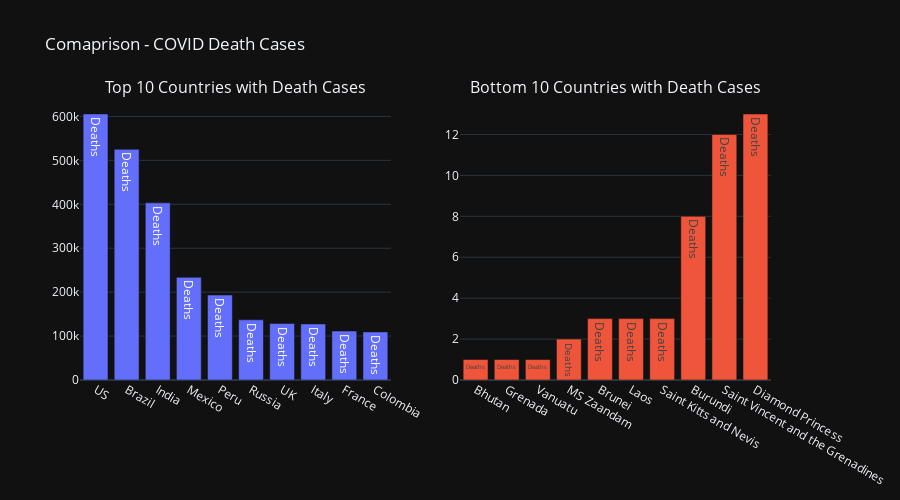

The notebook cell saved with this chart:
### Markdown cell above
<a id="subsection-4.13"></a>

* * # Comaprison - COVID Death Cases

### Code cell
fig = make_subplots(
    rows=1, cols=2,
    specs=[[{"type": "bar"}, {"type": "bar"}]],
    subplot_titles=("Top 10 Countries with Death Cases","Bottom 10 Countries with Death Cases")
)

fig.add_trace(go.Bar(name='Deaths',text='Deaths', x=Top10_Countries_death['Country_Region'], y=Top10_Countries_death['Deaths']),
              row=1, col=1)

fig.add_trace(go.Bar(name='Deaths',text='Deaths', x=Bottom10_Countries_death['Country_Region'], y=Bottom10_Countries_death['Deaths']),
              row=1, col=2)
fig.update_layout(height=500,title_text="Comaprison - COVID Death Cases", showlegend=False)

#fig.show()
plotly.offline.iplot(fig)

### Figure 1 — Plotly figure (JSON) as saved in the notebook; plotly's stock layout.template omitted (floating-point values rounded to 4 significant figures)
{"data": [{"name": "Deaths", "text": "Deaths", "type": "bar", "x": ["US", "Brazil", "India", "Mexico", "Peru", "Russia", "UK", "Italy", "France", "Colombia"], "xaxis": "x", "y": [605567, 525112, 403281, 233689, 193389, 137005, 128495, 127680, 111385, 109466], "yaxis": "y"}, {"name": "Deaths", "text": "Deaths", "type": "bar", "x": ["Bhutan", "Grenada", "Vanuatu", "MS Zaandam", "Brunei", "Laos", "Saint Kitts and Nevis", "Burundi", "Saint Vincent and the Grenadines", "Diamond Princess"], "xaxis": "x2", "y": [1, 1, 1, 2, 3, 3, 3, 8, 12, 13], "yaxis": "y2"}], "layout": {"annotations": [{"font": {"size": 16}, "showarrow": false, "text": "Top 10 Countries with Death Cases", "x": 0.225, "xanchor": "center", "xref": "paper", "y": 1, "yanchor": "bottom", "yref": "paper"}, {"font": {"size": 16}, "showarrow": false, "text": "Bottom 10 Countries with Death Cases", "x": 0.775, "xanchor": "center", "xref": "paper", "y": 1, "yanchor": "bottom", "yref": "paper"}], "height": 500, "showlegend": false, "title": {"text": "Comaprison - COVID Death Cases"}, "xaxis": {"anchor": "y", "domain": [0, 0.45]}, "xaxis2": {"anchor": "y2", "domain": [0.55, 1]}, "yaxis": {"anchor": "x", "domain": [0, 1]}, "yaxis2": {"anchor": "x2", "domain": [0, 1]}}}
